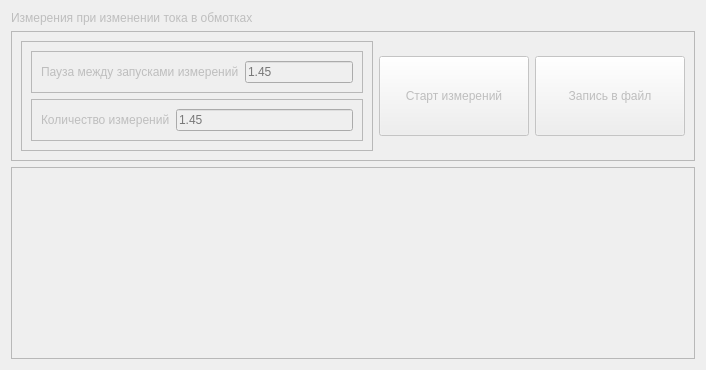
      <widget class="QWidget" name="tab_mode_3">
       <property name="enabled">
        <bool>false</bool>
       </property>
       <attribute name="title">
        <string>Режим 3</string>
       </attribute>
       <layout class="QVBoxLayout" name="verticalLayout_6">
        <item>
         <widget class="QLabel" name="lbl_Mode3Name">
          <property name="text">
           <string>Измерения при изменении тока в обмотках</string>
          </property>
         </widget>
        </item>
        <item>
         <widget class="QFrame" name="frame_3">
          <property name="maximumSize">
           <size>
            <width>700</width>
            <height>16777215</height>
           </size>
          </property>
          <property name="frameShape">
           <enum>QFrame::StyledPanel</enum>
          </property>
          <property name="frameShadow">
           <enum>QFrame::Raised</enum>
          </property>
          <layout class="QHBoxLayout" name="horizontalLayout_11">
           <item>
            <widget class="QFrame" name="frame_3_1">
             <property name="frameShape">
              <enum>QFrame::StyledPanel</enum>
             </property>
             <property name="frameShadow">
              <enum>QFrame::Raised</enum>
             </property>
             <layout class="QVBoxLayout" name="verticalLayout_5">
              <item>
               <widget class="QFrame" name="frame_3_1_1">
                <property name="frameShape">
                 <enum>QFrame::StyledPanel</enum>
                </property>
                <property name="frameShadow">
                 <enum>QFrame::Raised</enum>
                </property>
                <layout class="QHBoxLayout" name="horizontalLayout_9">
                 <item>
                  <widget class="QLabel" name="lbl_Pause_3">
                   <property name="text">
                    <string>Пауза между запусками измерений</string>
                   </property>
                  </widget>
                 </item>
                 <item>
                  <widget class="QLineEdit" name="lEd_Pause_3">
                   <property name="maximumSize">
                    <size>
                     <width>200</width>
                     <height>16777215</height>
                    </size>
                   </property>
                   <property name="placeholderText">
                    <string>1.45</string>
                   </property>
                  </widget>
                 </item>
                </layout>
               </widget>
              </item>
              <item>
               <widget class="QFrame" name="frame_3_1_2">
                <property name="frameShape">
                 <enum>QFrame::StyledPanel</enum>
                </property>
                <property name="frameShadow">
                 <enum>QFrame::Raised</enum>
                </property>
                <layout class="QHBoxLayout" name="horizontalLayout_10">
                 <item>
                  <widget class="QLabel" name="lbl_MeasurementsNumber_3">
                   <property name="text">
                    <string>Количество измерений</string>
                   </property>
                  </widget>
                 </item>
                 <item>
                  <widget class="QLineEdit" name="lEd_MeasurementsNumber_3">
                   <property name="maximumSize">
                    <size>
                     <width>200</width>
                     <height>16777215</height>
                    </size>
                   </property>
                   <property name="placeholderText">
                    <string>1.45</string>
                   </property>
                  </widget>
                 </item>
                </layout>
               </widget>
              </item>
             </layout>
            </widget>
           </item>
           <item>
            <widget class="QPushButton" name="pBtn_Start_3">
             <property name="minimumSize">
              <size>
               <width>150</width>
               <height>80</height>
              </size>
             </property>
             <property name="text">
              <string>Старт измерений</string>
             </property>
            </widget>
           </item>
           <item>
            <widget class="QPushButton" name="pBtn_Save2File_3">
             <property name="minimumSize">
              <size>
               <width>150</width>
               <height>80</height>
              </size>
             </property>
             <property name="text">
              <string>Запись в файл</string>
             </property>
            </widget>
           </item>
          </layout>
         </widget>
        </item>
        <item>
         <widget class="QTableView" name="tblView_Result_3"/>
        </item>
       </layout>
      </widget>
